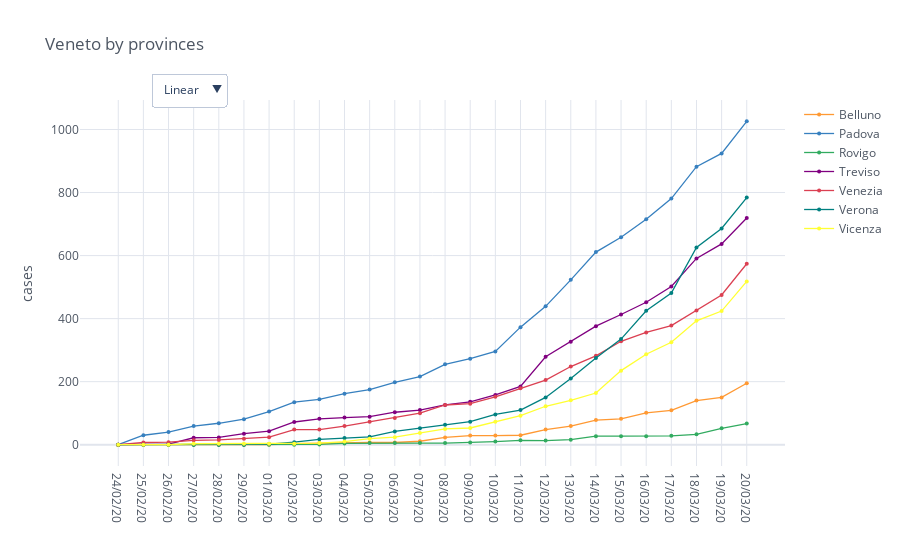

The cell this chart's notebook holds for it:
### Code cell
provinces_of_region = io.italy_get_list_of_provinces_for_region('Veneto')
provinces = io.italy_load_provinces(provinces_of_region)

intensive = io.italy_provinces_filter_by_category(provinces, category)

mpl.iplot_comparative_plot(intensive, title='Veneto by provinces')

### Figure 1 — Plotly figure (JSON) as saved in the notebook; plotly's stock layout.template omitted (floating-point values rounded to 4 significant figures)
{"data": [{"line": {"color": "rgba(255, 153, 51, 1.0)", "dash": "solid", "shape": "linear", "width": 1.3}, "marker": {"size": 4, "symbol": "circle"}, "mode": "lines+markers", "name": "Belluno", "text": "", "type": "scatter", "x": ["24/02/20", "25/02/20", "26/02/20", "27/02/20", "28/02/20", "29/02/20", "01/03/20", "02/03/20", "03/03/20", "04/03/20", "05/03/20", "06/03/20", "07/03/20", "08/03/20", "09/03/20", "10/03/20", "11/03/20", "12/03/20", "13/03/20", "14/03/20", "15/03/20", "16/03/20", "17/03/20", "18/03/20", "19/03/20", "20/03/20"], "y": [0, 0, 0, 0, 0, 0, 0, 3, 5, 7, 7, 7, 11, 23, 29, 29, 30, 48, 59, 78, 82, 101, 109, 140, 150, 195]}, {"line": {"color": "rgba(55, 128, 191, 1.0)", "dash": "solid", "shape": "linear", "width": 1.3}, "marker": {"size": 4, "symbol": "circle"}, "mode": "lines+markers", "name": "Padova", "text": "", "type": "scatter", "x": ["24/02/20", "25/02/20", "26/02/20", "27/02/20", "28/02/20", "29/02/20", "01/03/20", "02/03/20", "03/03/20", "04/03/20", "05/03/20", "06/03/20", "07/03/20", "08/03/20", "09/03/20", "10/03/20", "11/03/20", "12/03/20", "13/03/20", "14/03/20", "15/03/20", "16/03/20", "17/03/20", "18/03/20", "19/03/20", "20/03/20"], "y": [0, 30, 40, 59, 68, 81, 105, 135, 144, 162, 175, 198, 216, 255, 273, 296, 373, 439, 523, 611, 658, 715, 781, 882, 924, 1026]}, {"line": {"color": "rgba(50, 171, 96, 1.0)", "dash": "solid", "shape": "linear", "width": 1.3}, "marker": {"size": 4, "symbol": "circle"}, "mode": "lines+markers", "name": "Rovigo", "text": "", "type": "scatter", "x": ["24/02/20", "25/02/20", "26/02/20", "27/02/20", "28/02/20", "29/02/20", "01/03/20", "02/03/20", "03/03/20", "04/03/20", "05/03/20", "06/03/20", "07/03/20", "08/03/20", "09/03/20", "10/03/20", "11/03/20", "12/03/20", "13/03/20", "14/03/20", "15/03/20", "16/03/20", "17/03/20", "18/03/20", "19/03/20", "20/03/20"], "y": [0, 0, 0, 0, 0, 0, 0, 0, 1, 4, 5, 5, 5, 5, 7, 10, 14, 13, 16, 27, 27, 27, 28, 33, 52, 67]}, {"line": {"color": "rgba(128, 0, 128, 1.0)", "dash": "solid", "shape": "linear", "width": 1.3}, "marker": {"size": 4, "symbol": "circle"}, "mode": "lines+markers", "name": "Treviso", "text": "", "type": "scatter", "x": ["24/02/20", "25/02/20", "26/02/20", "27/02/20", "28/02/20", "29/02/20", "01/03/20", "02/03/20", "03/03/20", "04/03/20", "05/03/20", "06/03/20", "07/03/20", "08/03/20", "09/03/20", "10/03/20", "11/03/20", "12/03/20", "13/03/20", "14/03/20", "15/03/20", "16/03/20", "17/03/20", "18/03/20", "19/03/20", "20/03/20"], "y": [0, 1, 2, 22, 23, 35, 43, 72, 82, 86, 89, 103, 110, 126, 136, 158, 185, 279, 327, 376, 413, 452, 502, 591, 637, 719]}, {"line": {"color": "rgba(219, 64, 82, 1.0)", "dash": "solid", "shape": "linear", "width": 1.3}, "marker": {"size": 4, "symbol": "circle"}, "mode": "lines+markers", "name": "Venezia", "text": "", "type": "scatter", "x": ["24/02/20", "25/02/20", "26/02/20", "27/02/20", "28/02/20", "29/02/20", "01/03/20", "02/03/20", "03/03/20", "04/03/20", "05/03/20", "06/03/20", "07/03/20", "08/03/20", "09/03/20", "10/03/20", "11/03/20", "12/03/20", "13/03/20", "14/03/20", "15/03/20", "16/03/20", "17/03/20", "18/03/20", "19/03/20", "20/03/20"], "y": [0, 7, 8, 14, 15, 19, 24, 48, 48, 59, 73, 85, 100, 126, 130, 152, 179, 205, 248, 282, 328, 356, 378, 426, 475, 574]}, {"line": {"color": "rgba(0, 128, 128, 1.0)", "dash": "solid", "shape": "linear", "width": 1.3}, "marker": {"size": 4, "symbol": "circle"}, "mode": "lines+markers", "name": "Verona", "text": "", "type": "scatter", "x": ["24/02/20", "25/02/20", "26/02/20", "27/02/20", "28/02/20", "29/02/20", "01/03/20", "02/03/20", "03/03/20", "04/03/20", "05/03/20", "06/03/20", "07/03/20", "08/03/20", "09/03/20", "10/03/20", "11/03/20", "12/03/20", "13/03/20", "14/03/20", "15/03/20", "16/03/20", "17/03/20", "18/03/20", "19/03/20", "20/03/20"], "y": [0, 0, 0, 0, 0, 0, 2, 8, 17, 21, 25, 42, 52, 63, 73, 96, 110, 150, 210, 275, 335, 425, 481, 626, 686, 784]}, {"line": {"color": "rgba(255, 255, 51, 1.0)", "dash": "solid", "shape": "linear", "width": 1.3}, "marker": {"size": 4, "symbol": "circle"}, "mode": "lines+markers", "name": "Vicenza", "text": "", "type": "scatter", "x": ["24/02/20", "25/02/20", "26/02/20", "27/02/20", "28/02/20", "29/02/20", "01/03/20", "02/03/20", "03/03/20", "04/03/20", "05/03/20", "06/03/20", "07/03/20", "08/03/20", "09/03/20", "10/03/20", "11/03/20", "12/03/20", "13/03/20", "14/03/20", "15/03/20", "16/03/20", "17/03/20", "18/03/20", "19/03/20", "20/03/20"], "y": [0, 0, 0, 3, 3, 3, 3, 3, 5, 10, 19, 24, 37, 50, 53, 73, 92, 122, 141, 164, 235, 287, 325, 393, 424, 518]}], "layout": {"legend": {"bgcolor": "#FFFFFF", "font": {"color": "#4D5663"}}, "paper_bgcolor": "#FFFFFF", "plot_bgcolor": "#FFFFFF", "title": {"font": {"color": "#4D5663"}, "text": "Veneto by provinces"}, "updatemenus": [{"buttons": [{"args": [{"yaxis.type": "linear"}], "label": "Linear", "method": "relayout"}, {"args": [{"yaxis.type": "log"}], "label": "Log", "method": "relayout"}], "direction": "down", "pad": {"r": 10, "t": 10}, "showactive": true, "x": 0.1, "xanchor": "left", "y": 1.1, "yanchor": "top"}], "xaxis": {"gridcolor": "#E1E5ED", "showgrid": true, "tickfont": {"color": "#4D5663"}, "title": {"font": {"color": "#4D5663"}, "text": ""}, "zerolinecolor": "#E1E5ED"}, "yaxis": {"gridcolor": "#E1E5ED", "showgrid": true, "tickfont": {"color": "#4D5663"}, "title": {"font": {"color": "#4D5663"}, "text": "cases"}, "zerolinecolor": "#E1E5ED"}}}
